Frame 1 (no input): blank canvas, image omitted
Frame 60 (no input): blank canvas, image omitted
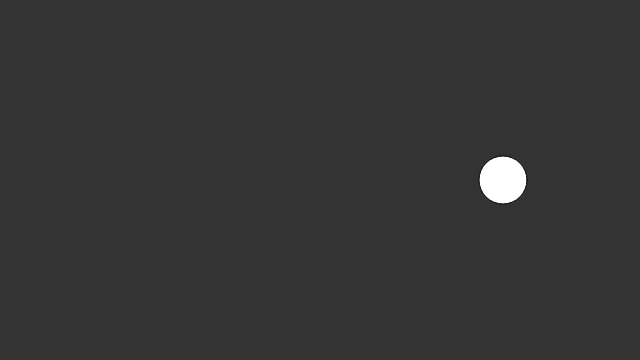
Frame 120 (the mouse pressed at the canvas centre since frame 60)

The p5.js sketch whose frames 1 and 60 were blank and that drew this single picture after the mouse press (run headless with seeded random() and noise() and a simulated clock; from frame 60 on, the mouse is pressed at the canvas centre):

// p5.js sketch
// ── sketch.js
var particles = [];

function setup() {
  createCanvas(640, 360);
  for(var i=0; i < 10; i++) {
  // particles[i] = new Particle(random(width), 100, random(2,4));
  }
}

function mousePressed() {
  var p = new Particle(random(width), 100, random(2,4));
  particles.push(p);
}

function keyPressed() {
  if (key == ' ') {
    particles.splice(0, 1)
  }
}

function draw() {
  background(51);
  
  var wind = createVector(0.1, 0);
  
  for(var i=0; i < particles.length; i++) {
    
    var gravity = createVector(0, 0.2 * particles[i].mass);
    particles[i].applyForce(gravity);
    
    if (mouseIsPressed) {
      particles[i].applyForce(wind);
    }
    
    particles[i].update();
    particles[i].edges();
    particles[i].display();
  }
}
// ── particle.js
function Particle() {
  this.pos = createVector(width/2, height/2);
  this.vel = createVector(0,0);
  this.acc = createVector(0,0);
  
  this.applyForce = function (force) {
    this.acc = force;
    
 
  }
  
  this.update = function() {
    this.vel.add(this.acc);
    this.pos.add(this.vel);
    
    this.acc.set(0, 0);
  }
  
  this.display = function() {
    fill(255);
    ellipse(this.pos.x, this.pos.y, 48, 48)
  }
  
  this.edges = function() {
    if(this.pos.y > height) {
      this.vel.y *= -1;
      this.pos.y = height;
    } else if (this.pos.x > width) {
      this.vel.x *= -1;
      this.pos.x = width;
    } else if (this.pos.y < 0) {
      this.vel.y *= -1;
      this.pos.y = 0
    } else if (this.pos.x < 0) {
      this.vel.x *= -1;
      this.pos.x = 0
    }
  }
}
